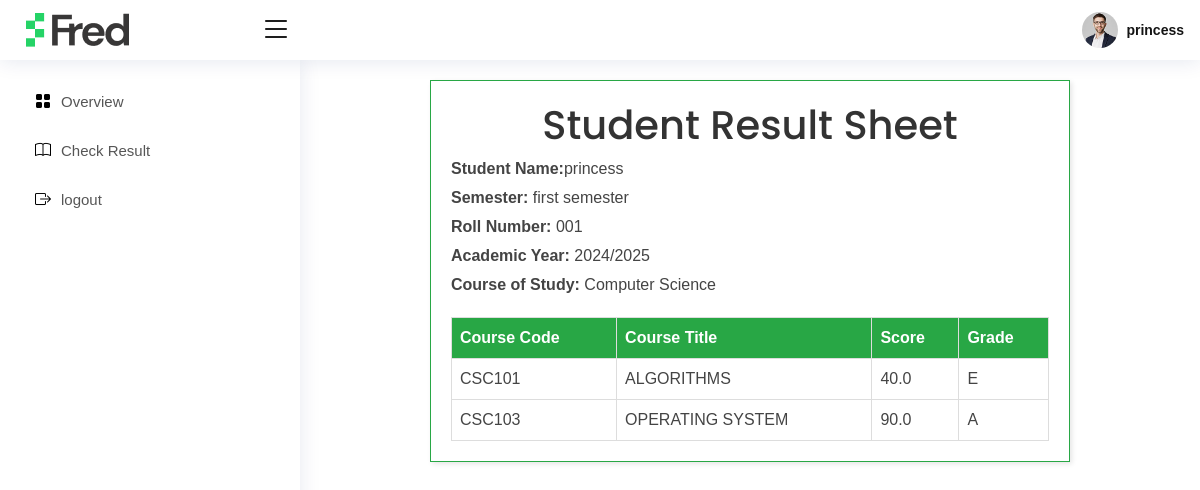
The app's page /my-result/4/4/ (signed in) with its own data.
### core/models.py (models this page shows, shortened)
class Student(models.Model):
    reg_number = models.CharField(max_length=20, unique=True)
    name = models.CharField(max_length=100)
    email = models.EmailField(unique=True, blank=True, null=True)
    password = models.CharField(max_length=100, blank=True, help_text="Leave blank to auto-generate a password.")  # plain text password (not secure!)

class Semester(models.Model):
    name = models.CharField(max_length=20, help_text="eg First semester or Second")  # e.g., "First", "Second"
    def __str__(self):
        return self.name

class Session(models.Model):
    name = models.CharField(max_length=100, help_text="eg 2024/2025")  # e.g., "2024/2025"
    def __str__(self):
        return self.name

class Result(models.Model):
    GRADE_CHOICES = [
        ("A", "A"),
        ("B", "B"),
        ("C", "C"),
        ("D", "D"),
        ("E", "E"),
        ("F", "F"),
    ]
    student = models.ForeignKey(Student, on_delete=models.CASCADE)
    course = models.ForeignKey(Course, on_delete=models.CASCADE, blank=True, null=True)
    score = models.FloatField(blank=True, null=True)
    grade = models.CharField(max_length=2, choices=GRADE_CHOICES, blank=True, null=True)
    session = models.ForeignKey(Session, on_delete=models.CASCADE)
    semester = models.ForeignKey(Semester, on_delete=models.CASCADE)  # e.g., "2024/2025"
    class Meta:
        unique_together = ("student", "course", "semester", "session")

class Course(models.Model):
    name = models.CharField(max_length=100)
    code = models.CharField(max_length=10, unique=True)  # e.g., "CSC101"

### core/views.py (the view)
# urls.py: path('my-result/<int:session_id>/<int:semester_id>/', my_result, name='result_page'),
@student_login_required
def my_result(request, session_id, semester_id):
    student_id = request.session.get("student_id")
    if not student_id:
        return redirect("dashboard:student_login")
    student = Student.objects.get(id=student_id)
    results = Result.objects.filter(
        student=student,
        session_id=session_id,
        semester_id=semester_id
    ).select_related('course')
    if not results.exists():
        messages.error(request, "Result not found for the selected session and semester.")
        return redirect('core:check_result')
    context = {
        'results': results,
        'student': student,
        'session': results.first().session,
        'semester': results.first().semester,
    }
    return render(request, 'dashboard/result_page.html', context)

### core/utils.py (called while the page is built)
def student_login_required(view_func):
    @wraps(view_func)
    def wrapper(request, *args, **kwargs):
        if "student_id" not in request.session:
            return redirect("core:login")  # redirect if not logged in
        return view_func(request, *args, **kwargs)
    return wrapper

### templates/dashboard/result_page.html (shortened to what this page needs)
{% extends "include/base.html" %}
{% block content %}
{% load static %}
<main class="main" id="main">
       <div class="result-container">
        <h1>Student Result Sheet</h1>
        <div class="student-info">
            <p><strong>Student Name:</strong>{{ student.name }} </p>
            <p><strong>Semester:</strong> {{ semester }}</p>
            <p><strong>Roll Number:</strong> 001</p>
            <p><strong>Academic Year:</strong> {{ session }}</p>
            <p><strong>Course of Study:</strong> Computer Science</p>
        </div>
        <table>
            <thead>
                <tr>
                    <th>Course Code</th>
                    <th>Course Title</th>
                    <th>Score</th>
                    <th>Grade</th>
                </tr>
            </thead>
            <tbody>
                {% for r in results %}
  <tr>
    <td>{{ r.course.code }}</td>
    <td>{{ r.course.name }}</td>
    <td>{{ r.score }}</td>
    <td>{{ r.grade }}</td>
  </tr>
  {% endfor %}
            </tbody>
        </table>
    </div>
</main>
{% endblock content %}

### templates/include/base.html (shortened to what this page needs)
{% load static %}
<!DOCTYPE html>
<html lang="en">
<head>
  <link href="{% static 'asset/vendor/bootstrap/css/bootstrap.min.css' %}" rel="stylesheet">
  <link href="{% static 'asset/vendor/bootstrap-icons/bootstrap-icons.css' %}" rel="stylesheet">
  <link href="{% static 'asset/vendor/boxicons/css/boxicons.min.css' %}" rel="stylesheet">
  <link href="{% static 'asset/vendor/quill/quill.snow.css' %}" rel="stylesheet">
  <link href="{% static 'asset/vendor/quill/quill.bubble.css' %}" rel="stylesheet">
  <link href="{% static 'asset/vendor/remixicon/remixicon.css' %}" rel="stylesheet">
  <link href="{% static 'asset/vendor/simple-datatables/style.css' %}" rel="stylesheet">
  <link rel="stylesheet" href="https://cdnjs.cloudflare.com/ajax/libs/font-awesome/6.4.2/css/all.min.css">
  <link rel="stylesheet" href="https://cdn.jsdelivr.net/npm/flatpickr/dist/flatpickr.min.css">
  <link href="{% static 'asset/css/style.css' %}" rel="stylesheet">
</head>
<body>
  <header id="header" class="header fixed-top d-flex align-items-center">
    <div class="d-flex align-items-center justify-content-between">
      <a href="{% url 'core:index'%}" class="logo d-flex align-items-center">
        <img src="{% static 'asset/img/fred-logo.png' %}" alt="" />
      </a>
    </div>
    <i class="bi bi-list toggle-sidebar-btn"></i>
    <nav class="header-nav ms-auto">
      <ul class="d-flex align-items-center">
        <li class="nav-item dropdown pe-3">
          <a
            class="nav-link nav-profile d-flex align-items-center pe-0"
            href=""
            data-bs-toggle="dropdown"
          >
            <img
              src="{% static 'asset/img/profile-img.jpg' %}"
              alt="Profile"
              class="rounded-circle"
            />
            <span class="d-none d-md-block ps-2"
              >{{ request.session.student_name }}</span
            > </a
          >
        </li>
      </ul>
    </nav>
  </header>
  <aside id="sidebar" class="sidebar">
    <ul class="sidebar-nav" id="sidebar-nav">
      <li class="nav-item">
        <a class="nav-link {% if request.path == '/' %} {% else %} collapsed{% endif %}" href="{% url 'core:index'%}">
          <i class="bi bi-grid-fill"></i>
          <span>Overview</span>
        </a>
      </li>
      <li class="nav-item">
        <a class="nav-link {% if 'check-results' in request.path %} {% else %} collapsed {% endif %} " href="{% url 'core:check_result'%}">
          <i class="bi bi-book"></i>
          <span>Check Result</span>
        </a>
      </li>
       <li class="nav-item">
        <a class="nav-link collapsed" href="{% url 'core:logout' %}">
          <i class="bi bi-box-arrow-right"></i>
          <span>logout</span>
        </a>
      </li>
    </ul>
  </aside>
  {% block content %}
  {% endblock content %}
</body>
</html>

### static/asset/css/style.css (style rules this page uses)
:root { scroll-behavior: smooth; }
body { font-family: 'Poppins', sans-serif; background: #fff; color: #444444; }
a { color: #4154f1; text-decoration: none; }
h1, h2, h3, h4, h5, h6 { font-family: 'Poppins', sans-serif; }
#main { margin-top: 60px; padding: 20px 30px; transition: all 0.3s; }
.logo { line-height: 1; }
@media (min-width: 1200px) { .logo { width: 280px; } }
.logo img { max-height: 260px; margin-right: 6px; }
.header { transition: all 0.5s; z-index: 997; height: 60px; box-shadow: 0px 2px 20px rgba(1, 41, 112, 0.1); background-color: #fff; padding-left: 20px; }
.header div { background: #fff; padding-left: -10px; height: 60px; width: 250px; margin-left: -20px; padding:10px; }
.header .toggle-sidebar-btn { font-size: 32px; padding-left: 10px; cursor: pointer; color: #141414; }
.header-nav ul { list-style: none; }
.header-nav>ul { margin: 0; padding: 0; }
.header-nav .nav-profile { color: #012970; }
.header-nav .nav-profile img { max-height: 36px; }
.header-nav .nav-profile span { font-size: 14px; font-weight: 600; }
.ps-2 { color: #141414; }
.sidebar { position: fixed; top: 60px; left: 0; bottom: 0; width: 300px; z-index: 996; transition: all 0.3s; padding: 20px; overflow-y: auto; scrollbar-width: thin; scrollbar-color: #aab7cf transparent; box-shadow: 0px 0px 20px rgba(1, 41, 112, 0.1); background-color: #fff; ; }
@media (min-width: 1200px) { #main, #footer { margin-left: 300px; } }
.sidebar-nav { padding: 0; margin: 0; list-style: none; }
.sidebar-nav li { padding: 0; margin: 0; list-style: none; }
.sidebar-nav .nav-item { margin-bottom: 5px; }
.sidebar-nav .nav-link { display: flex; align-items: center; font-size: 15px; color: #fff; transition: 0.3; background: #24AA4E; padding: 10px 15px; border-radius: 4px; }
.sidebar-nav .nav-link i { font-size: 16px; margin-right: 10px; color: #fff; }
.sidebar-nav .nav-link.collapsed { color: #565656; background: #fff; }
.sidebar-nav .nav-link.collapsed i { color: #000; }

### templates/dashboard/result_page.html (style rules this page uses)
body { font-family: Arial, sans-serif; margin: 20px; }
.result-container { width: 80%; margin: 0 auto; border: 1px solid #28a745; padding: 20px; box-shadow: 2px 2px 5px rgba(0,0,0,0.1); }
h1 { text-align: center; color: #333; }
table { width: 100%; border-collapse: collapse; margin-top: 20px; }
th, td { border: 1px solid #ddd; padding: 8px; text-align: left; }
th { background-color: #28a745; color: #fff; }
.student-info p { margin: 5px 0; }

### records on screen
Student: session.student_name "princess", name "princess"
Semester: name "first semester"
Session: name "2024/2025"
Result: course.code "CSC101", course.name "ALGORITHMS", score "40.0", grade "E"
Result: course.code "CSC103", course.name "OPERATING SYSTEM", score "90.0", grade "A"
